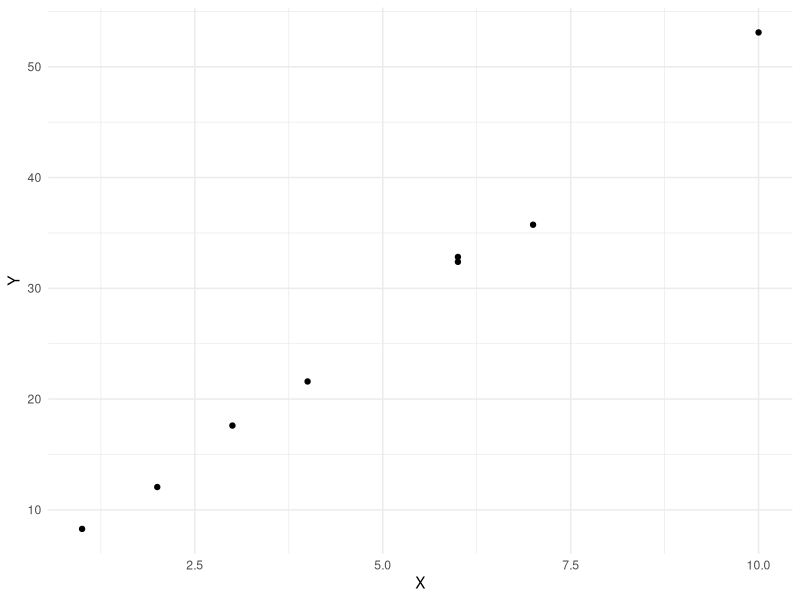

Write R code to recreate this figure.
## ---- chunk 1
knitr::opts_chunk$set(echo = TRUE)
## ---- chunk 2
datos <- read.csv2("datos.csv", dec = ".")
datos
## ---- chunk 3
library(dplyr)
datos2 <- datos %>% 
  mutate(Z = Y - X)
## ---- chunk 4
modelo <- lm(Y ~ X, data = datos)
saveRDS(modelo, "modeloRL.RDS")
## ---- chunk 5
write.csv(datos2,"datos2.csv")
library(ggplot2)
imagen = ggplot(datos, aes(X,Y)) +
  geom_point() + theme_minimal()
ggsave("imagen.png",imagen)
